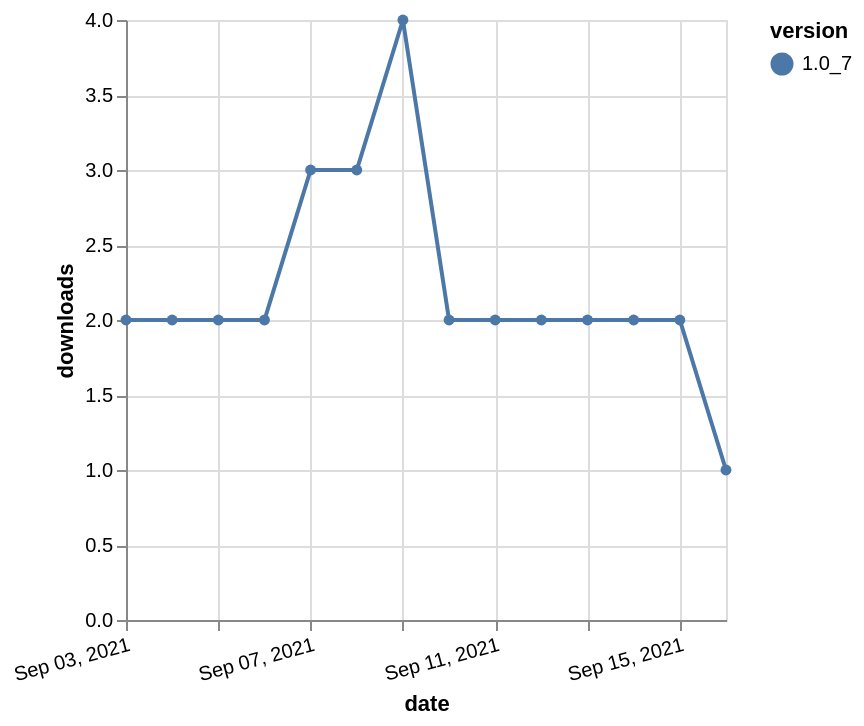

Vega-Lite specification for this chart:
### Vega-Lite specification from a JSON file in a GitHub repository (floating-point values rounded to 4 significant figures)
{"$schema": "https://vega.github.io/schema/vega-lite/v5.json", "description": "A simple bar chart with embedded data.", "data": {"values": [{"date": "2021-09-03", "total": 3304, "delta": 2, "version": "1.0_7"}, {"date": "2021-09-04", "total": 3306, "delta": 2, "version": "1.0_7"}, {"date": "2021-09-05", "total": 3308, "delta": 2, "version": "1.0_7"}, {"date": "2021-09-06", "total": 3310, "delta": 2, "version": "1.0_7"}, {"date": "2021-09-07", "total": 3313, "delta": 3, "version": "1.0_7"}, {"date": "2021-09-08", "total": 3316, "delta": 3, "version": "1.0_7"}, {"date": "2021-09-09", "total": 3320, "delta": 4, "version": "1.0_7"}, {"date": "2021-09-10", "total": 3322, "delta": 2, "version": "1.0_7"}, {"date": "2021-09-11", "total": 3324, "delta": 2, "version": "1.0_7"}, {"date": "2021-09-12", "total": 3326, "delta": 2, "version": "1.0_7"}, {"date": "2021-09-13", "total": 3328, "delta": 2, "version": "1.0_7"}, {"date": "2021-09-14", "total": 3330, "delta": 2, "version": "1.0_7"}, {"date": "2021-09-15", "total": 3332, "delta": 2, "version": "1.0_7"}, {"date": "2021-09-16", "total": 3333, "delta": 1, "version": "1.0_7"}]}, "width": "container", "mark": {"type": "line", "point": {"filled": true}}, "encoding": {"x": {"field": "date", "type": "temporal", "timeUnit": "yearmonthdate", "title": "date", "axis": {"labelAngle": -15}}, "y": {"field": "delta", "type": "quantitative", "title": "downloads"}, "color": {"field": "version", "type": "nominal"}, "tooltip": {"field": "delta"}}}
